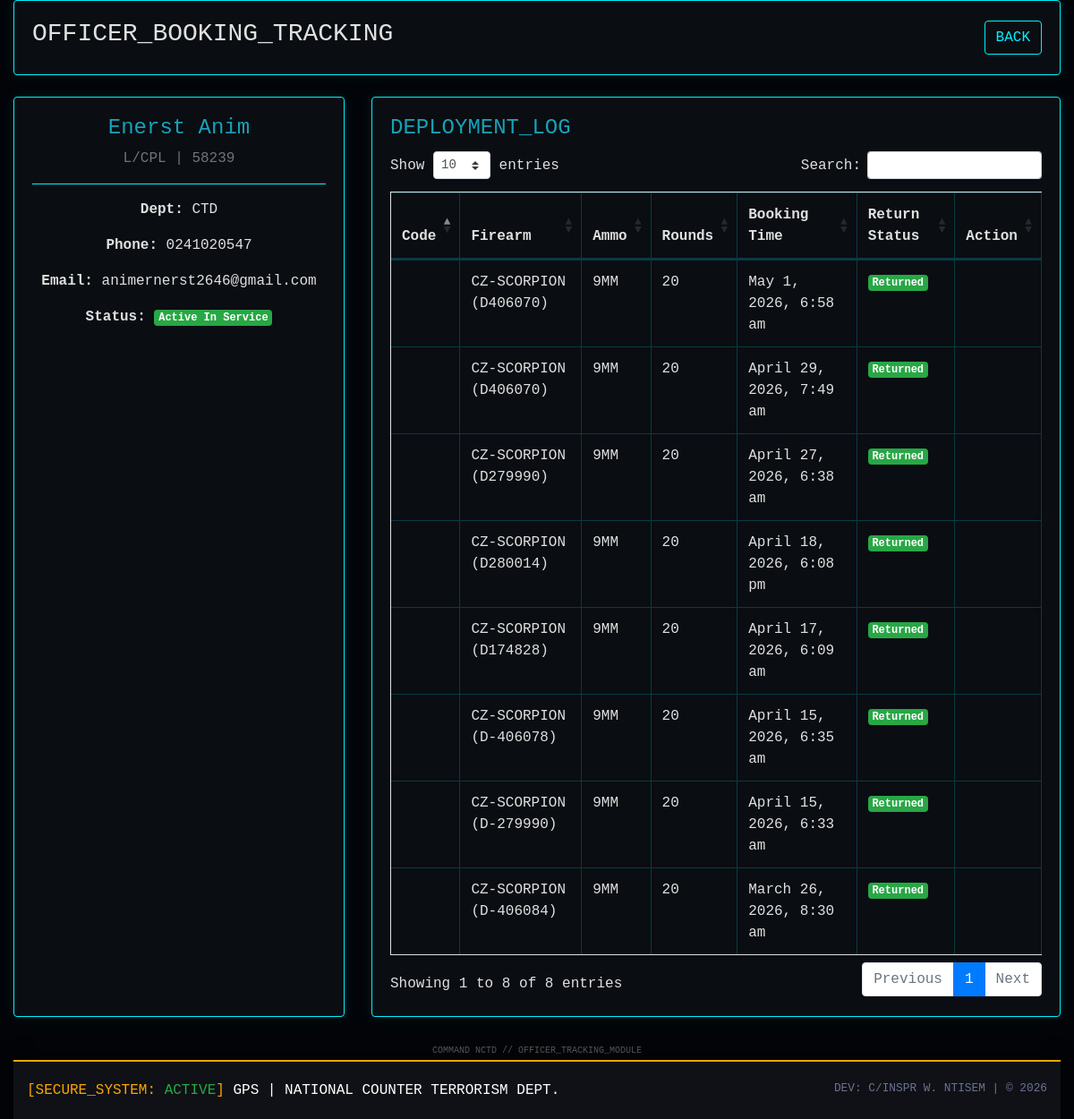
Before: /officer-details?officerID=46 (signed in) with the older database file.
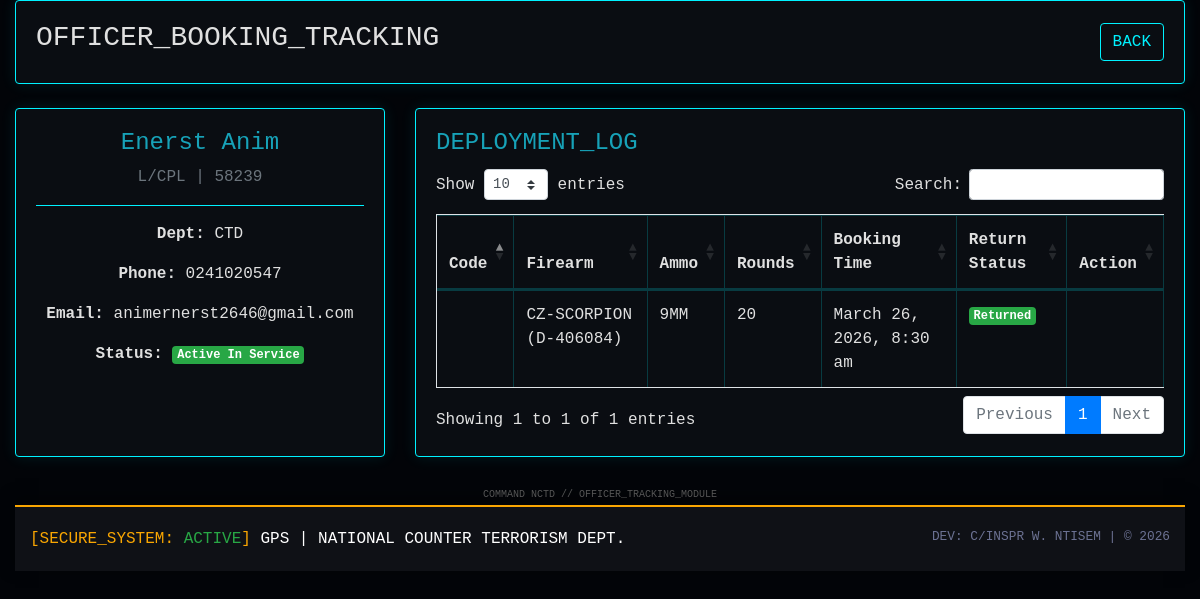
After: the same page with the newer database file.
### tables this page shows
CREATE TABLE `bookings` (
  `bookingID` int(100) NOT NULL,
  `bookingCode` varchar(100) NOT NULL,
  `firearmID` varchar(100) NOT NULL,
  `ammoID` varchar(100) NOT NULL,
  `officerID` varchar(100) NOT NULL,
  `booking_time` varchar(200) NOT NULL,
  `armourer_issuer` varchar(500) NOT NULL,
  `officer_image` varchar(500) NOT NULL,
  `to_officer` varchar(500) NOT NULL,
  `firearm_name` varchar(500) NOT NULL,
  `firearm_serial_no` varchar(200) NOT NULL,
  `firearm_class` varchar(200) NOT NULL,
  `quantity_issued` int(100) NOT NULL,
  `firearm_state` varchar(200) NOT NULL,
  `ammunition_name` varchar(500) NOT NULL,
  `number_of_rounds` int(200) NOT NULL,
  `ammo_returned` int(200) NOT NULL,
  `ammo_state` varchar(200) NOT NULL,
  `no_faulty_ammo` int(200) NOT NULL,
  `duty_type` varchar(500) NOT NULL,
  `duty_location` varchar(500) NOT NULL,
  `duty_duration` varchar(200) NOT NULL,
  `returns` varchar(200) NOT NULL,
  `comment` varchar(1000) NOT NULL,
  `returned_time` varchar(200) NOT NULL,
  `datetime` timestamp NOT NULL DEFAULT current_timestamp() ON UPDATE current_timestamp(),
  `is_deleted` tinyint(1) DEFAULT 0
);

### officer-details.php (the view, shortened to what the changed rows need)
<?php
require_once('functions.php');
$officerID = $_GET['officerID'] ?? null;
$stmt_bookings = $pdo->prepare("SELECT * FROM bookings WHERE officerID = ? ORDER BY bookingID DESC");
$stmt_bookings->execute([$officerID]);
$bookings = $stmt_bookings->fetchAll();
?>
<!DOCTYPE html>
<html lang="en">
<head>
    <link rel="stylesheet" href="assets/vendors/mdi/css/materialdesignicons.min.css">
    <link rel="stylesheet" href="assets/vendors/css/vendor.bundle.base.css">
    <link rel="stylesheet" href="assets/css/style.css">
    <link rel="stylesheet" href="https://maxcdn.bootstrapcdn.com/bootstrap/4.5.2/css/bootstrap.min.css">
    <link rel="stylesheet" href="https://cdn.datatables.net/1.10.22/css/dataTables.bootstrap4.min.css">
</head>
<body>
    <div class="container-scroller">
        <div class="container-fluid page-body-wrapper">
            <div class="main-panel">
                <div class="content-wrapper">
                    <div class="row mb-4">
                        <div class="col-md-8">
                            <div class="card tactical-card">
                                <div class="card-body">
                                    <h4 class="card-title text-info">DEPLOYMENT_LOG</h4>
                                    <div class="table-responsive">
                                        <table class="table table-bordered tactical-table" id="bookingsTable">
                                            <thead>
                                                <tr>
                                                    <th>Code</th>
                                                    <th>Firearm</th>
                                                    <th>Ammo</th>
                                                    <th>Rounds</th>
                                                    <th>Booking Time</th>
                                                    <th>Return Status</th>
                                                    <th>Action</th>
                                                </tr>
                                            </thead>
                                            <tbody>
                                                <?php foreach ($bookings as $b): ?>
                                                    <tr>
                                                        <td><?= htmlspecialchars($b['bookingCode']) ?></td>
                                                        <td><?= htmlspecialchars($b['firearm_name'] ?? 'N/A') ?> (<?= htmlspecialchars($b['firearm_serial_no'] ?? 'N/A') ?>)</td>
                                                        <td><?= htmlspecialchars($b['ammunition_name'] ?? 'N/A') ?></td>
                                                        <td><?= htmlspecialchars($b['number_of_rounds'] ?? 0) ?></td>
                                                        <td><?= htmlspecialchars($b['booking_time']) ?></td>
                                                        <td>
                                                            <?php if ($b['returns'] == 'Returned'): ?>
                                                                <span class="badge badge-success">Returned</span>
                                                            <?php else: ?>
                                                                <span class="badge badge-danger">Not Returned</span>
                                                            <?php endif; ?>
                                                        </td>
                                                        <td>
                                                        </td>
                                                    </tr>
                                                <?php endforeach; ?>
                                            </tbody>
                                        </table>
                                    </div>
                                </div>
                            </div>
                        </div>
                    </div>
                </div>
            </div>
        </div>
    </div>
</body>
</html>

Changed rows visible on the page:
removed bookings: firearm_name "CZ-SCORPION", firearm_serial_no "D406070", ammunition_name "9MM", number_of_rounds "20", booking_time "May 1, 2026, 6:58 am", returns "Returned"
removed bookings: firearm_name "CZ-SCORPION", firearm_serial_no "D406070", ammunition_name "9MM", number_of_rounds "20", booking_time "April 29, 2026, 7:49 am", returns "Returned"
removed bookings: firearm_name "CZ-SCORPION", firearm_serial_no "D279990", ammunition_name "9MM", number_of_rounds "20", booking_time "April 27, 2026, 6:38 am", returns "Returned"
removed bookings: firearm_name "CZ-SCORPION", firearm_serial_no "D280014", ammunition_name "9MM", number_of_rounds "20", booking_time "April 18, 2026, 6:08 pm", returns "Returned"
removed bookings: firearm_name "CZ-SCORPION", firearm_serial_no "D174828", ammunition_name "9MM", number_of_rounds "20", booking_time "April 17, 2026, 6:09 am", returns "Returned"
removed bookings: firearm_name "CZ-SCORPION", firearm_serial_no "D-406078", ammunition_name "9MM", number_of_rounds "20", booking_time "April 15, 2026, 6:35 am", returns "Returned"
removed bookings: firearm_name "CZ-SCORPION", firearm_serial_no "D-279990", ammunition_name "9MM", number_of_rounds "20", booking_time "April 15, 2026, 6:33 am", returns "Returned"
Other visible differences:
text written by a page script: "Show entries Search: Showing 1 to 8 of 8 entries Previous 1 Next" → "Show entries Search: Showing 1 to 1 of 1 entries Previous 1 Next"
